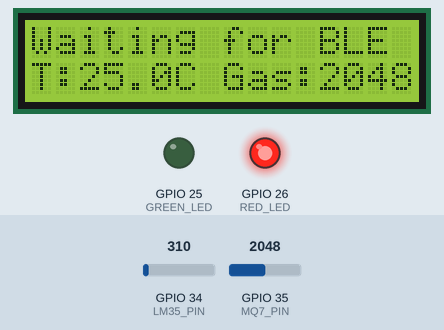
Recording of a sketch running on a simulated ESP32. Shown: 16×2 character LCD, output pins drawn as LEDs (lit = HIGH). The inputs (shaded band) are chosen by the test bench; at power-on: GPIO 35 (MQ7_PIN) = 2048, GPIO 34 (LM35_PIN) = 310. Nothing arrives over Bluetooth unless stated; a phone connects over Bluetooth LE 3 s after start; what the sketch prints to the serial monitor is not drawn.

Above: at 3.2 s.
3.3 s: GPIO 35 (MQ7_PIN) set to 533
At 6.3 s:
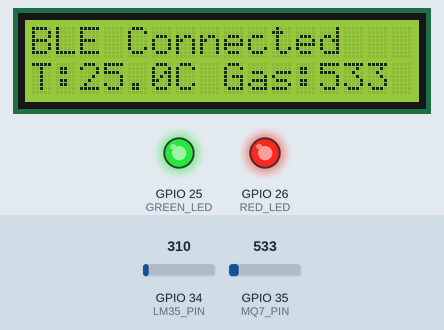
7.1 s: GPIO 35 (MQ7_PIN) set to 471
At 9.4 s:
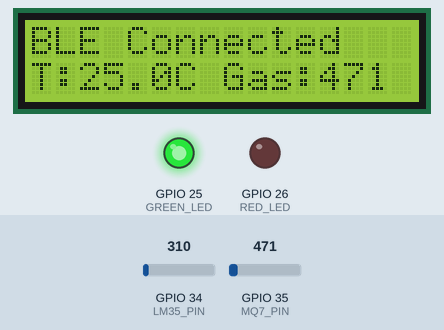
10.9 s: GPIO 34 (LM35_PIN) set to 372
At 12.4 s:
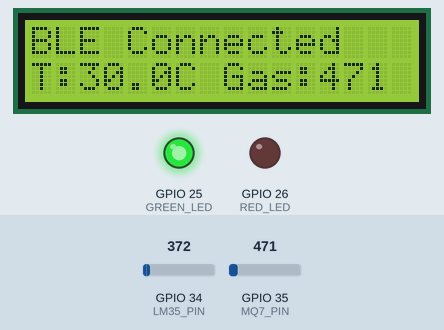
14.7 s: GPIO 34 (LM35_PIN) set to 434
At 18.4 s:
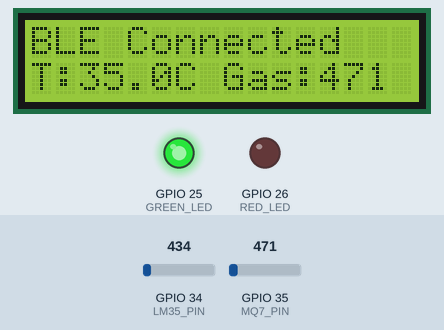
18.7 s: GPIO 35 (MQ7_PIN) set to 491
At 21.5 s:
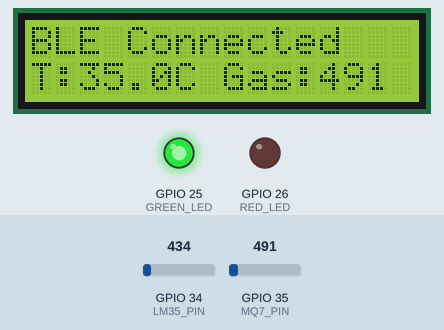
22.5 s: GPIO 34 (LM35_PIN) set to 527
At 24.5 s:
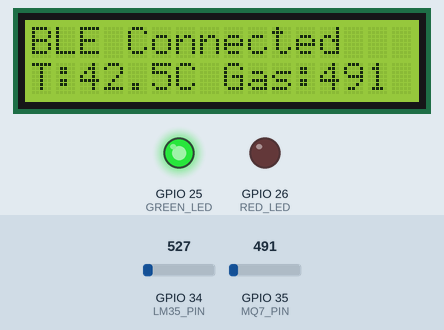
Timing chart, 0 to 26.0 s (numbered marks = the images above; inputs shaded):
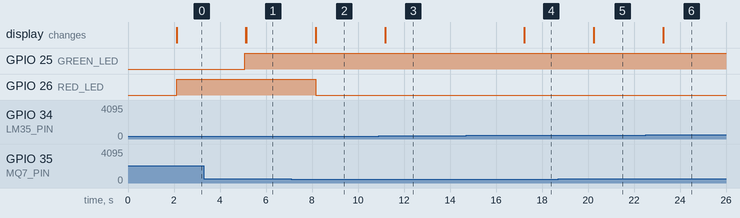

The sketch:

uno_uart_lora_receiver.ino.ino
```cpp
#include <Wire.h>
#include <LiquidCrystal_I2C.h>
#include <BLEDevice.h>
#include <BLEServer.h>
#include <BLEUtils.h>
#include <BLE2902.h>

// ============================
// Pin Definitions
// ============================
#define LM35_PIN 34        // Analog input for LM35
#define MQ7_PIN 35         // Analog input for MQ7 gas sensor
#define GREEN_LED 25       // BLE connected indicator
#define RED_LED 26         // Gas alert indicator

// ============================
// Objects
// ============================
LiquidCrystal_I2C lcd(0x27, 16, 2);  // Adjust 0x27 if needed (I2C address)

BLEServer *pServer = nullptr;
BLECharacteristic *pCharacteristic = nullptr;
bool deviceConnected = false;

// ============================
// UUIDs
// ============================
#define SERVICE_UUID        "12345678-1234-1234-1234-123456789abc"
#define CHARACTERISTIC_UUID "abcd1234-5678-90ab-cdef-1234567890ab"

// ============================
// BLE Callback Classes
// ============================
class MyServerCallbacks : public BLEServerCallbacks {
  void onConnect(BLEServer* pServer) override {
    deviceConnected = true;
    digitalWrite(GREEN_LED, HIGH);
    lcd.setCursor(0,0);
    lcd.print("BLE Connected   "); // extra spaces to overwrite old text
    Serial.println("BLE client connected");
  }

  void onDisconnect(BLEServer* pServer) override {
    deviceConnected = false;
    digitalWrite(GREEN_LED, LOW);
    lcd.setCursor(0,0);
    lcd.print("BLE Disconnected");
    Serial.println("BLE client disconnected");
    pServer->getAdvertising()->start(); // Restart advertising
  }
};

// ============================
// Setup
// ============================
void setup() {
  Serial.begin(115200);
  Serial.println("ESP32 Air Monitor + BLE");

  // Initialize LCD
  lcd.init();
  lcd.backlight();
  lcd.setCursor(0,0);
  lcd.print("System Starting...");
  delay(2000);
  lcd.clear();

  // LEDs
  pinMode(GREEN_LED, OUTPUT);
  pinMode(RED_LED, OUTPUT);
  pinMode(LM35_PIN, INPUT);
  pinMode(MQ7_PIN, INPUT);

  // Initialize BLE
  BLEDevice::init("ESP32_AirMonitor");
  pServer = BLEDevice::createServer();
  pServer->setCallbacks(new MyServerCallbacks());

  BLEService *pService = pServer->createService(SERVICE_UUID);

  pCharacteristic = pService->createCharacteristic(
    CHARACTERISTIC_UUID,
    BLECharacteristic::PROPERTY_READ |
    BLECharacteristic::PROPERTY_NOTIFY
  );

  pCharacteristic->addDescriptor(new BLE2902());
  pService->start();

  BLEAdvertising *pAdvertising = BLEDevice::getAdvertising();
  pAdvertising->addServiceUUID(SERVICE_UUID);
  pServer->getAdvertising()->start();

  lcd.setCursor(0,0);
  lcd.print("Waiting for BLE");
  Serial.println("Waiting for client connection...");
}

// ============================
// Main Loop
// ============================
void loop() {
  // ==== Read MQ7 ====
  int gasValue = analogRead(MQ7_PIN);

  // ==== Read LM35 ====
  int rawValue = analogRead(LM35_PIN);
  float voltage = (rawValue * 3.3) / 4095.0;  // 12-bit ADC, 3.3V reference
  float temperature = voltage / 0.01;         // 10 mV per °C

  // ==== Display on LCD ====
  lcd.setCursor(0,1);
  lcd.print("T:");
  lcd.print(temperature, 1);
  lcd.print("C   "); // extra spaces to overwrite old digits

  lcd.setCursor(8,1);
  lcd.print("Gas:");
  lcd.print(gasValue);
  lcd.print("   "); // extra spaces to overwrite old digits

  // ==== BLE Send ====
  if (deviceConnected) {
    char data[32];
    snprintf(data, sizeof(data), "T:%.1fC|Gas:%d", temperature, gasValue);
    pCharacteristic->setValue(data);
    pCharacteristic->notify();
  }

  // ==== LED Indicators ====
  if (gasValue > 500) {
    digitalWrite(RED_LED, HIGH);
  } else {
    digitalWrite(RED_LED, LOW);
  }

  Serial.print("Temp: "); Serial.print(temperature,1);
  Serial.print(" C | Gas: "); Serial.println(gasValue);

  delay(3000); // Update every 3 seconds
}
```

Measured:
- the behaviour switches between 501 and 500 on GPIO 35 (MQ7_PIN) (found by bisection; images 1 and 2)
- after the input at 3.3 s, the display: first differs from a run without the input after 1.8 s (image 1)
- after the input at 7.1 s, GPIO 26 (RED_LED): HIGH → LOW after 1.1 s; the display: changes after 1.1 s (image 2)
- after the input at 10.9 s, the display: changes after 0.28 s (image 3)
- after the input at 14.7 s, the display: changes after 2.5 s (image 4)
- after the input at 18.7 s, the display: changes after 1.5 s (image 5)
- after the input at 22.5 s, the display: changes after 0.76 s (image 6)
